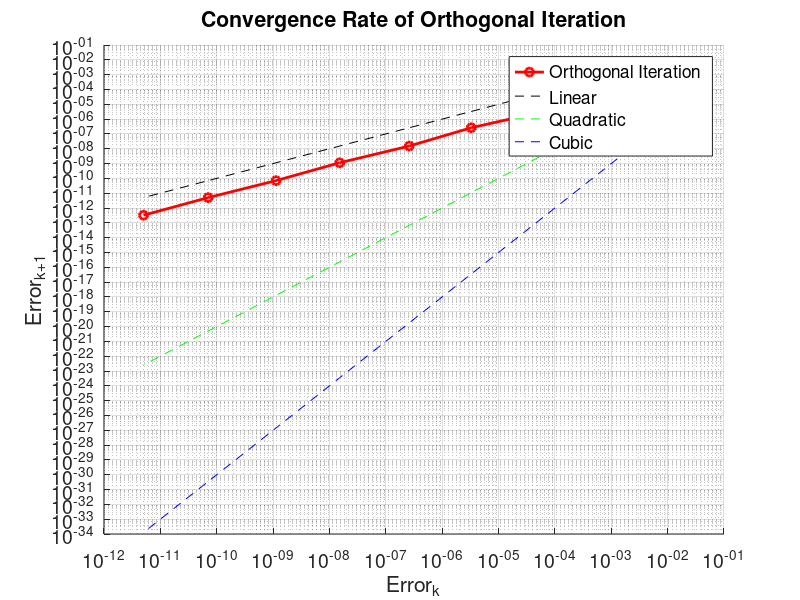

MATLAB code for this plot:
%% Orthogonal iteration with convergence analysis
clear; clc; close all;

% Matrix A (same as Exercise 4.15)
A = [6 2 1; 2 3 1; 3 1 -1];
n = size(A, 1);

% Ground truth: use eig to get "true" dominant eigenvectors
[V_true, ~] = eig(A);
% We'll compare convergence to the space spanned by first eigenvector
v_exact = V_true(:,1) / norm(V_true(:,1));

% Initial guess: first 3 columns of identity
Q = eye(n);
max_iter = 20;
tol = 1e-12;

error = zeros(max_iter, 1);  % track error for convergence rate

% Perform orthogonal iteration
for k = 1:max_iter
    X = A * Q;              % Multiply A * Q_{k-1}
    [Q, ~] = qr(X);         % QR decomposition to get new orthonormal Q_k

    % Error = sin(angle between v_exact and span(Q(:,1)))
    % Since both are unit vectors, angle error = norm of cross component
    e_k = 1 - abs(v_exact' * Q(:,1)); % or use norm(v_exact - Q(:,1))
    error(k) = e_k;

    if e_k < tol
        error = error(1:k); % trim
        break
    end
end

%% Log-log plot of convergence
figure; hold on;
loglog(error(1:end-1), error(2:end), 'ro-', 'LineWidth', 2); grid on;

% Plot reference lines
e_vals = error(1:end-1);
loglog(e_vals, e_vals, 'k--', 'DisplayName', 'Linear');
loglog(e_vals, e_vals.^2, 'g--', 'DisplayName', 'Quadratic');
loglog(e_vals, e_vals.^3, 'b--', 'DisplayName', 'Cubic');

xlabel('Error_k'); ylabel('Error_{k+1}');
title('Convergence Rate of Orthogonal Iteration');
legend('Orthogonal Iteration', 'Linear', 'Quadratic', 'Cubic');
set(gca, 'FontSize', 14);
